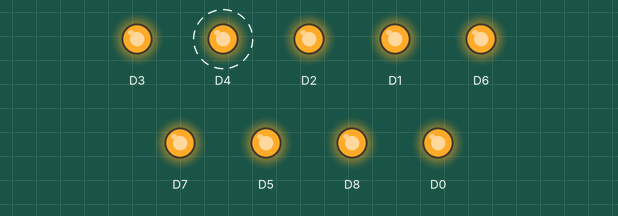
Bench run of a sketch on a simulated ESP8266 (NodeMCU). On the bench: output pins drawn as LEDs (lit = HIGH). Dashed ring = blinking. Uploads are accepted with an empty reply; what the sketch prints to the serial monitor is not drawn.

Above: at 4.1 s.
Timing chart, 0 to 8.3 s (numbered marks = the images above):
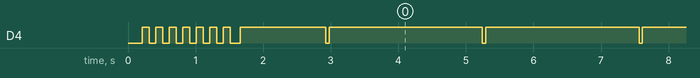

The sketch:

r1_maglocks.ino
```cpp
#include <Arcana.h>

int counter = 0;
Arcana arcana("gizmo6", true);

void setup() {
  pinMode(D0, OUTPUT);
  pinMode(D1, OUTPUT);
  pinMode(D2, OUTPUT);
  pinMode(D3, OUTPUT);

  pinMode(D5, OUTPUT);
  pinMode(D6, OUTPUT);
  pinMode(D7, OUTPUT);
  pinMode(D8, OUTPUT);

  reset();

  Serial.begin(115200);
  delay(10);
  arcana.init();
}
void loop() {
  if (counter == 0) {
    arcana.conectar();
    counter = 50;
  }
  counter--;
  ///////////////////////////////
  if (arcana.respuesta.substring(1, 4).equals("off")) {
    reset();
  }
  if (arcana.respuesta.substring(1, 3).equals("on")) {
    reset();
  }
  if (arcana.respuesta.toInt() == 0) {
    reset();
  }
  //if (respuesta.toInt() > 5) { }

  //electroiman de escudo de atena
  if (arcana.respuesta.toInt() >= 5) {
    digitalWrite(D0, LOW);
  }
  //maquina de humo
  if (arcana.respuesta.toInt() >= 1) {
    digitalWrite(D1, LOW);
  }
  //luz del cuarto
  if (arcana.respuesta.toInt() >= 12) {
    digitalWrite(D2, LOW);
    digitalWrite(D3, LOW);
  }
  //electroiman de la esfinge
  if (arcana.respuesta.toInt() >= 17) {
    digitalWrite(D5, LOW);
  }


  String estado = "";

  arcana.estado(estado);
  ///////////////////////////////
  delay(20);
}

void reset() {
  digitalWrite(D0, HIGH);
  digitalWrite(D1, HIGH);
  digitalWrite(D2, HIGH);
  digitalWrite(D3, HIGH);

  digitalWrite(D5, HIGH);
  digitalWrite(D6, HIGH);
  digitalWrite(D7, HIGH);
  digitalWrite(D8, HIGH);
}
```

Measured:
- by itself, D4: goes 6 × (LOW 0.10 s, HIGH 0.10 s), LOW 0.15 s, HIGH 1.3 s, 54 × (LOW 0.05 s, HIGH 2.3 s), LOW 0.05 s, then HIGH
